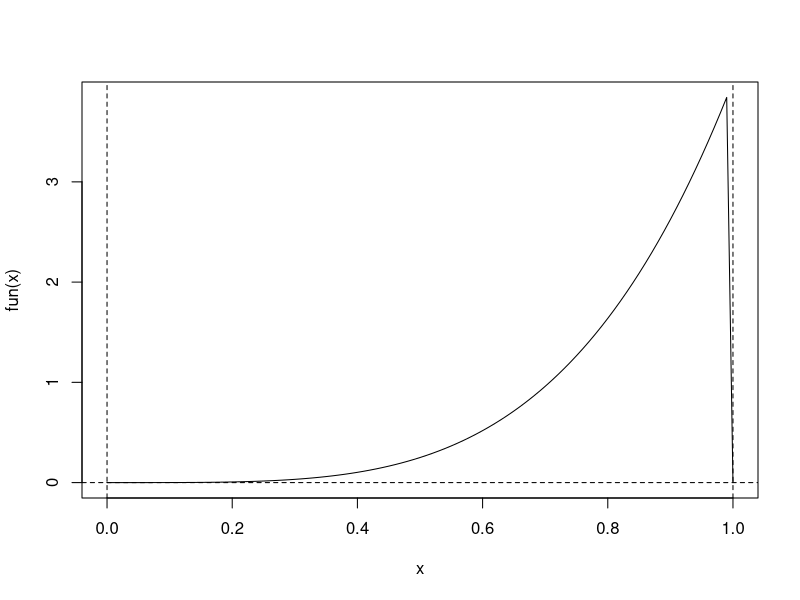
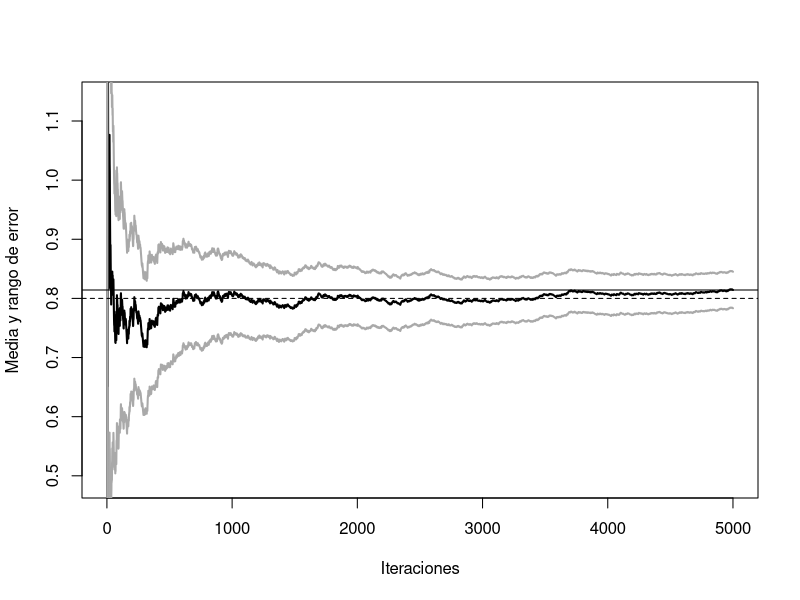
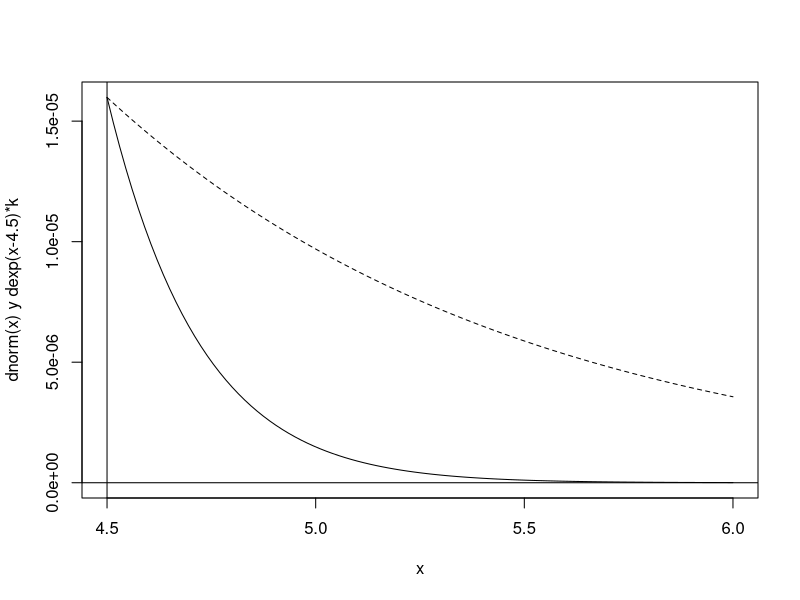
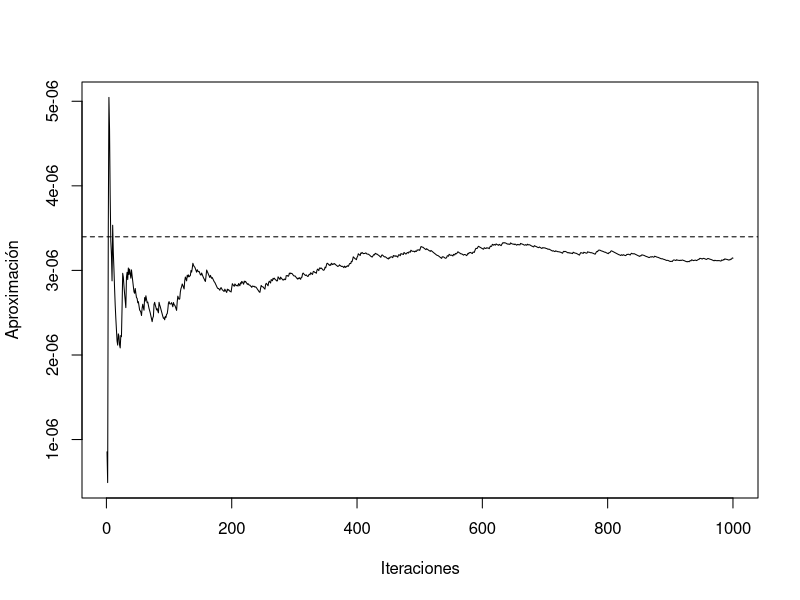
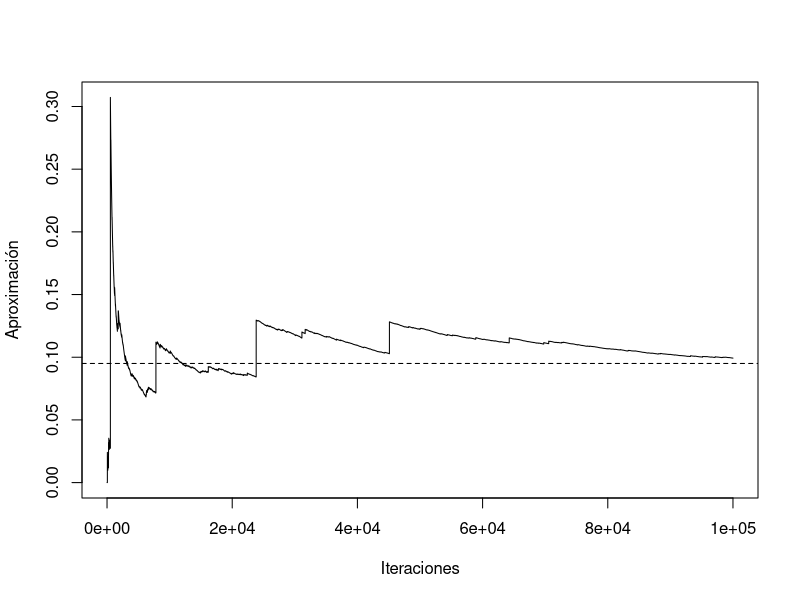
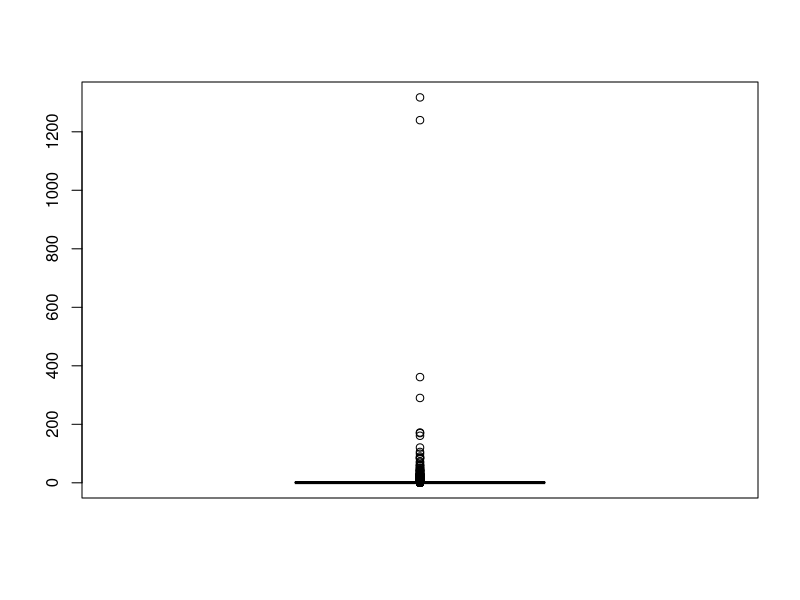
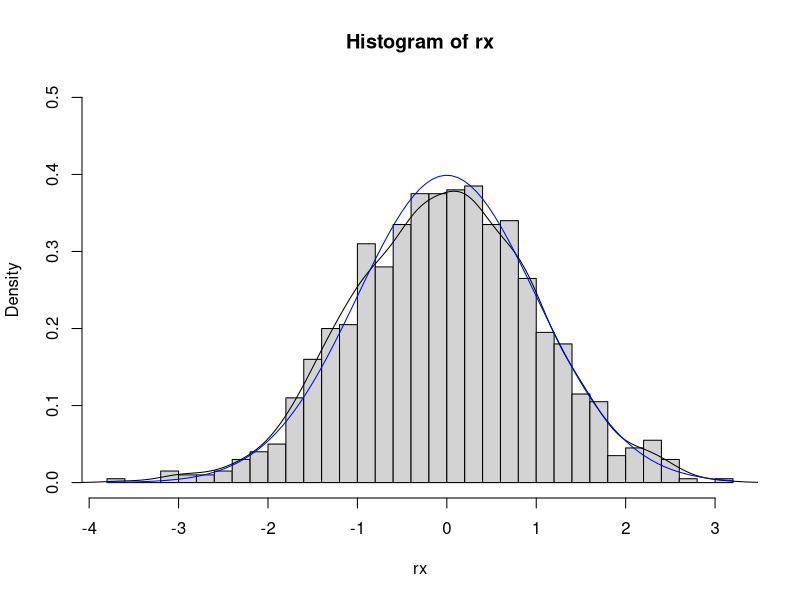
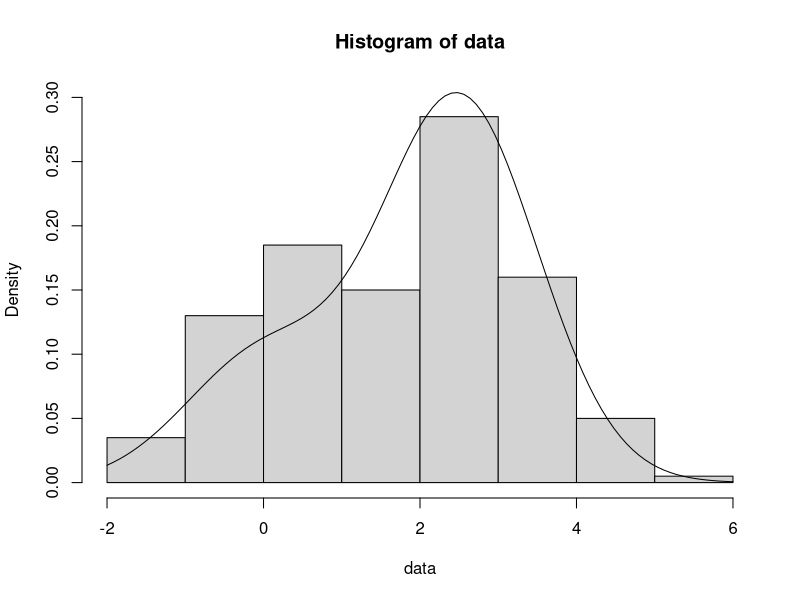

Write the R code that produced these figures, in order. (Note: this script raises an error after producing the figures.)
## ---- chunk 1

## ---- chunk 2
mc.integral0 <- function(fun, a, b, n) {
  # Integración Monte Carlo de fun entre a y b utilizando una muestra de tamaño n
  # fun es una función de una sola variable (y que no es vectorial)
  # Se asume a < b y n entero positivo
  # -------------------------------
  x <- runif(n, a, b)
  fx <- sapply(x, fun) # Si fun fuese vectorial bastaría con: fx <- fun(x)
  return(mean(fx) * (b - a))
}
## ---- chunk 3
fun <- function(x) ifelse((x > 0) & (x < 1), 4 * x^4, 0)
# return(4 * x^4)

curve(fun, 0, 1)
abline(h = 0, lty = 2)
abline(v = c(0, 1), lty = 2)

set.seed(1)
mc.integral0(fun, 0, 1, 20)
mc.integral0(fun, 0, 1, 100)
mc.integral0(fun, 0, 1, 100)
## ---- chunk 4
  mc.integral <- function(fun, a, b, n, plot = TRUE) {
    fx <- sapply(runif(n, a, b), fun) * (b - a)
    if (plot) {
      estint <- cumsum(fx)/(1:n)
      esterr <- sqrt(cumsum((fx - estint)^2))/(1:n)
      plot(estint, ylab = "Media y rango de error", type = "l", lwd = 2, ylim = mean(fx) + 
             2 * c(-esterr[1], esterr[1]), xlab = "Iteraciones")
      lines(estint + 2 * esterr, col = "darkgray", lwd = 2)
      lines(estint - 2 * esterr, col = "darkgray", lwd = 2)
      valor <- estint[n]
      abline(h = valor)
      return(list(valor = valor, error = 2 * esterr[n]))
    } else return(list(valor = mean(fx), error = 2 * sd(fx)/sqrt(n)))
  }

set.seed(1)
mc.integral(fun, 0, 1, 5000)
abline(h = 4/5, lty = 2)
## ---- chunk 5
set.seed(1)
mc.integral(fun, 0, 1, 5000, plot = FALSE)
## ---- chunk 6
rfun <- function(nsim) runif(nsim)^(1/4) # Método de inversión
nsim <- 5000
set.seed(1)
x <- rfun(nsim)
# h <- function(x) x
# res <- mean(h(x)) # Aproximación por simulación 
res <- mean(x)
res
# error <- 2*sd(h(x))/sqrt(nsim)
error <- 2*sd(x)/sqrt(nsim)
error
## ---- chunk 7
# h <- function(x) x > 4.5
# f <- function(x) dnorm(x)
set.seed(1)
nsim <- 10^3
x <- rnorm(nsim)
mean(x > 4.5) # mean(h(x))

pnorm(-4.5)  # valor teórico P(X > 4.5) 
## ---- chunk 8
any(x > 4.5)
## ---- chunk 9
curve(dnorm(x), 4.5, 6, ylab = "dnorm(x) y dexp(x-4.5)*k")
abline(v = 4.5)
abline(h = 0)
escala <- dnorm(4.5)  # Reescalado para comparación...
curve(dexp(x - 4.5) * escala, add = TRUE, lty = 2)  
## ---- chunk 10
set.seed(1)
nsim <- 10^3
y <- rexp(nsim) + 4.5    #  Y ~ g
w <- dnorm(y)/dexp(y - 4.5)
## ---- chunk 11
# h(x) <- function(x) x > 4.5  # (1 si x > 4.5 => h(y) = 1)
mean(w) # mean(w*h(y))
pnorm(-4.5)  # valor teórico

plot(cumsum(w)/1:nsim, type = "l", ylab = "Aproximación", xlab = "Iteraciones")
abline(h = pnorm(-4.5), lty = 2)
## ---- chunk 12
sqrt(var(w)/nsim) # sd(w*h(y))/sqrt(nsim)   
## ---- chunk 13
est <- mean(rnorm(nsim) > 4.5)
est
sqrt(est * (1 - est)/nsim)
## ---- chunk 14
nsim <- 10^5
set.seed(4321)
y <- rnorm(nsim)
w <- dcauchy(y)/dnorm(y) # w <- w/sum(w) si alguna es una cuasidensidad
## ---- chunk 15
mean(w * (y > 2) * (y < 6)) 
pcauchy(6) - pcauchy(2)  # Valor teórico
## ---- chunk 16
plot(cumsum(w * (y > 2) * (y < 6))/1:nsim, type = "l", ylab = "Aproximación", xlab = "Iteraciones")
abline(h = pcauchy(6) - pcauchy(2), lty = 2)
## ---- chunk 17
boxplot(nsim * w/sum(w))  
## ---- chunk 18
# Densidad objetivo
# f <- dnorm # f <- function(x) ....

nsim <- 10^3
# El nº de simulaciones de la densidad auxiliar debe ser mucho mayor:
nsim2 <- 10^5
set.seed(4321)
y <- rcauchy(nsim2)
w <- dnorm(y)/dcauchy(y) # w <- w/sum(w) si alguna es una cuasidensidad

# Si se pidiera aproximar una integral
# h(y) = y si es la media # h <- function(y) y
# mean(w * h(y))
## ---- chunk 19
rx <- sample(y, nsim, replace = TRUE, prob = w/sum(w))
hist(rx, freq = FALSE, breaks = "FD", ylim = c(0, 0.5))
lines(density(rx))
curve(dnorm, col = "blue", add = TRUE)
## ---- chunk 20
nsim <- 200
mu1 <- 0 
mu2 <- 2.5
sd1 <- sd2 <- 1

set.seed(12345)
p.sim <- rbinom(nsim, 1, 0.25)
data <- rnorm(nsim, mu1*p.sim + mu2*(1-p.sim), sd1*p.sim + sd2*(1-p.sim))

hist(data, freq = FALSE, breaks = "FD", ylim = c(0, 0.3))
curve(0.25 * dnorm(x, mu1, sd1) + 0.75 * dnorm(x, mu2, sd2), add = TRUE)
## ---- chunk 21
like <- function(mu)
  -sum(log((0.25 * dnorm(data, mu[1], sd1) + 0.75 * dnorm(data, mu[2], sd2))))
  # NOTA: Pueden aparecer NA/Inf por log(0)
## ---- chunk 22
tee <- function(f) {
  function(...) {
    input <- if(nargs() == 1) c(...) else list(...)
    output <- f(...)
    # Hacer algo ...
    # ... con output e input
    return(output)
  }
}
## ---- chunk 23
tee.optim2d <- function(f) {
  best.f <- Inf   # Suponemos que se va a minimizar (opción por defecto)
  best.par <- c(NA, NA)   
  function(...) {
    input <- c(...)
    output <- f(...)
    ## Hacer algo ...
    points(input[1], input[2], col = "lightgray")
    if(best.f > output) {
      lines(rbind(best.par, input), lwd = 2, col = "blue")
      best.f <<- output
      best.par <<- input
      # points(best.par[1], best.par[2], col = "blue", pch = 20)
      # cat("par = ", best.par, "value = ", best.f, "\n")
    } 
    ## ... con output e input
    return(output)
  }
}
## ---- chunk 24

mmu1 <- mmu2 <- seq(-2, 5, length = 128)
lli <- outer(mmu1, mmu2, function(x,y) apply(cbind(x,y), 1, like))

par(mar = c(4, 4, 1, 1))
image(mmu1, mmu2, -lli, xlab = expression(mu[1]), ylab = expression(mu[2]))
contour(mmu1, mmu2, -lli, nlevels = 50, add = TRUE)

# Valores iniciales aleatorios
nstarts <- 5
set.seed(1)
starts <- matrix(runif(2*nstarts, -2, 5), nrow = nstarts)
points(starts, col = "blue", pch = 19)

# Minimización numérica con nlm
for (j in 1:nstarts){
  # Normalmente llamaríamos a nlm(like, start)
  res <- nlm(tee.optim2d(like), starts[j, ]) # nlm(like, starts[j, ])
  points(res$estimate[1],res$estimate[2], pch = 19)
  cat("par = ", res$estimate, "value =", res$minimum, "\n")
}
## ---- chunk 25
# ![](templesimulado.png)
knitr::include_graphics(paste0(fig.path,"templesimulado.png"))
## ---- chunk 26
# Representar la superficie del logaritmo de la verosimilitud
image(mmu1, mmu2, -lli, xlab = expression(mu[1]), ylab = expression(mu[2]))
contour(mmu1, mmu2, -lli, nlevels = 50, add = TRUE)
points(starts, col = "blue", pch = 19)

set.seed(1)
for (j in 1:nstarts){
  # Normalmente llamaríamos a optim(start, like, method = "SANN")
  # Note that the "SANN" method depends critically on the settings of the control parameters.
  # For "SANN" maxit gives the total number of function evaluations: there is no other stopping criterion. 
  # Defaults to 10000.
  res <- optim(starts[j, ], tee.optim2d(like), method = "SANN", control = list(temp = 100, maxit = 2000))
  points(res$par[1],res$par[2], pch = 19)
  cat("par = ", res$par, "value =", res$value, "\n")
}
## ---- chunk 27
SA <- function(fun, pini, lower = -Inf, upper = Inf, tolerance = 10^(-4), factor = 1) {
  temp <- scale <- iter <- dif <- 1
  npar <- length(pini) 
  the <- matrix(pini, ncol = npar)
  curfun <- hval <- fun(pini)
  while (dif > tolerance) {
    prop <- the[iter, ] + rnorm(npar) * scale[iter]
    # Se decide si se acepta la propuesta
    if (any(prop < lower) || any(prop > upper) || 
        (temp[iter] * log(runif(1)) > -fun(prop) + curfun))  prop <- the[iter, ]
    curfun <- fun(prop)
    hval <- c(hval, curfun)
    the <- rbind(the, prop)
    iter <- iter + 1
    temp <- c(temp, 1/log(iter + 1))  # Actualizar la temperatura
    # Se controla el nº de perturbaciones aceptadas
    ace <- length(unique(the[(iter/2):iter, 1]))
    if (ace == 1) 
      # si es muy pequeño se disminuye la escala de la perturbación
      factor <- factor/10
    if (2 * ace > iter) 
      # si es muy grande se aumenta
      factor <- factor * 10
    scale <- c(scale, max(2, factor * sqrt(temp[iter])))  # Actualizar la escala de la perturbación
    dif <- (iter < 100) + (ace < 2) + (max(hval) - max(hval[1:(iter/2)]))
  }
  list(theta = the, val = hval, ite = iter)
}

# Representar la superficie del logaritmo de la verosimilitud
image(mmu1, mmu2, -lli, xlab = expression(mu[1]), ylab = expression(mu[2]))
contour(mmu1, mmu2, -lli, nlevels = 50, add = TRUE)
points(starts, col = "blue", pch = 19)

set.seed(1)
for (j in 1:nstarts) {
  sar <- SA(like, starts[j, ])
  lines(sar$the[, 1], sar$the[, 2], lwd = 2, col = "blue")
  points(sar$the[sar$it, 1], sar$the[sar$it, 2], pch = 19)
}
## ---- chunk 28
require(DEoptim)

# Representar la superficie del logaritmo de la verosimilitud
image(mmu1, mmu2, -lli, xlab = expression(mu[1]), ylab = expression(mu[2]))
contour(mmu1, mmu2, -lli, nlevels = 50, add = TRUE)
# Estos algoritmos no requieren valores iniciales (los generan al azar en el rango)

lower <- c(-2, -2)
upper <- c(5, 5)
set.seed(1)
# DEoptim(like, lower, upper)
der <- DEoptim(tee.optim2d(like), lower, upper, DEoptim.control(itermax = 10))
# Por defecto fija el tamaño de la población a NP = 10*npar = 20
# Puede ser mejor dejar el valor por defecto itermax = 200
points(der$optim$bestmem[1], der$optim$bestmem[2], pch = 19)
